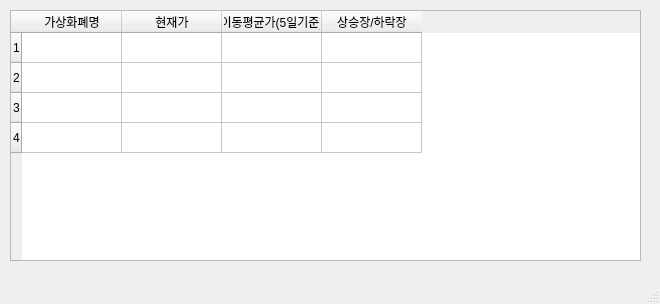
<?xml version="1.0" encoding="UTF-8"?>
<ui version="4.0">
 <class>MainWindow</class>
 <widget class="QMainWindow" name="MainWindow">
  <property name="windowModality">
   <enum>Qt::NonModal</enum>
  </property>
  <property name="geometry">
   <rect>
    <x>0</x>
    <y>0</y>
    <width>660</width>
    <height>304</height>
   </rect>
  </property>
  <property name="windowTitle">
   <string>가상화폐 상승장 알리미</string>
  </property>
  <widget class="QWidget" name="centralwidget">
   <widget class="QTableWidget" name="tableWidget">
    <property name="geometry">
     <rect>
      <x>10</x>
      <y>10</y>
      <width>631</width>
      <height>251</height>
     </rect>
    </property>
    <property name="rowCount">
     <number>4</number>
    </property>
    <row/>
    <row/>
    <row/>
    <row/>
    <column>
     <property name="text">
      <string>가상화폐명</string>
     </property>
    </column>
    <column>
     <property name="text">
      <string>현재가</string>
     </property>
    </column>
    <column>
     <property name="text">
      <string>이동평균가(5일기준)</string>
     </property>
    </column>
    <column>
     <property name="text">
      <string>상승장/하락장</string>
     </property>
    </column>
   </widget>
  </widget>
  <widget class="QMenuBar" name="menubar">
   <property name="geometry">
    <rect>
     <x>0</x>
     <y>0</y>
     <width>660</width>
     <height>26</height>
    </rect>
   </property>
  </widget>
  <widget class="QStatusBar" name="statusbar"/>
 </widget>
 <resources/>
 <connections/>
</ui>
